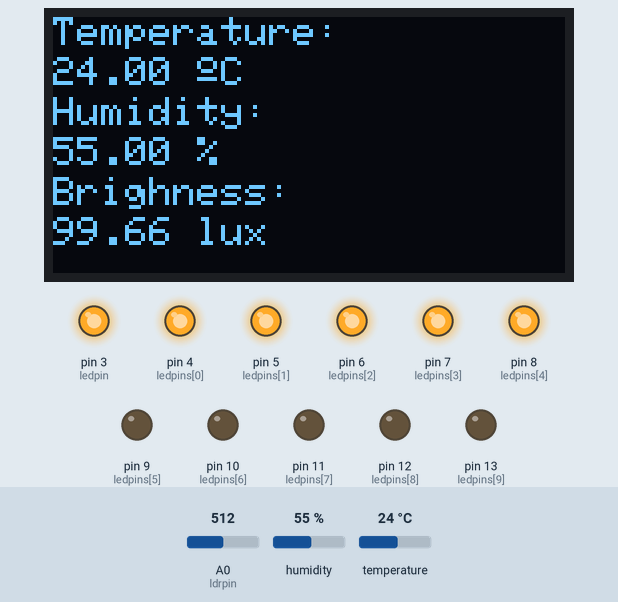
Bench run of a sketch on a simulated Arduino Uno, built with avr-gcc and run on an emulated ATmega328P. On the bench: 128×64 one-colour display, output pins drawn as LEDs (lit = HIGH). Inputs (shaded band) come from the test bench; at power-on: temperature 24 °C, A0 (ldrpin) = 512, humidity 55 %.

Above: at 7.6 s.
7.7 s: temperature set to 20.5 °C
At 12.7 s:
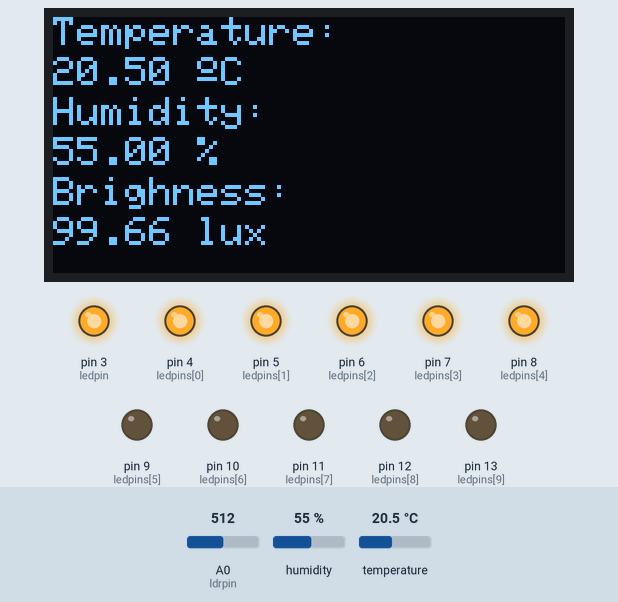
15.2 s: temperature set to 19.1 °C
At 18.0 s:
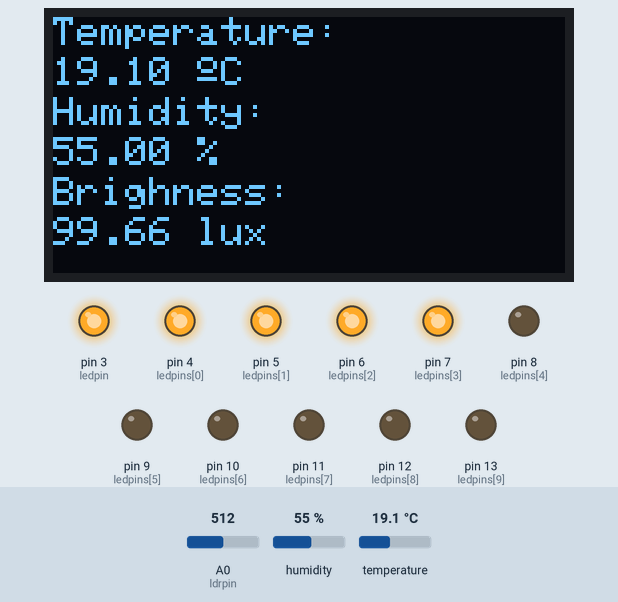
22.7 s: A0 (ldrpin) set to 334
At 28.5 s:
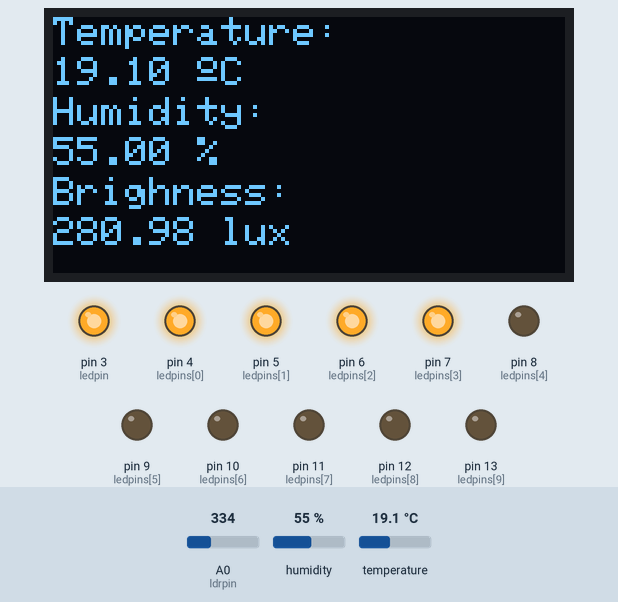
30.2 s: A0 (ldrpin) set to 309
At 32.6 s:
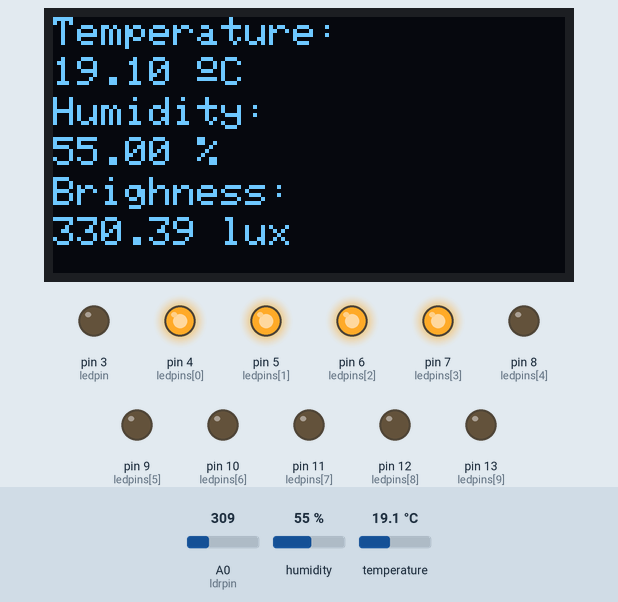
37.7 s: A0 (ldrpin) set to 0
At 43.1 s:
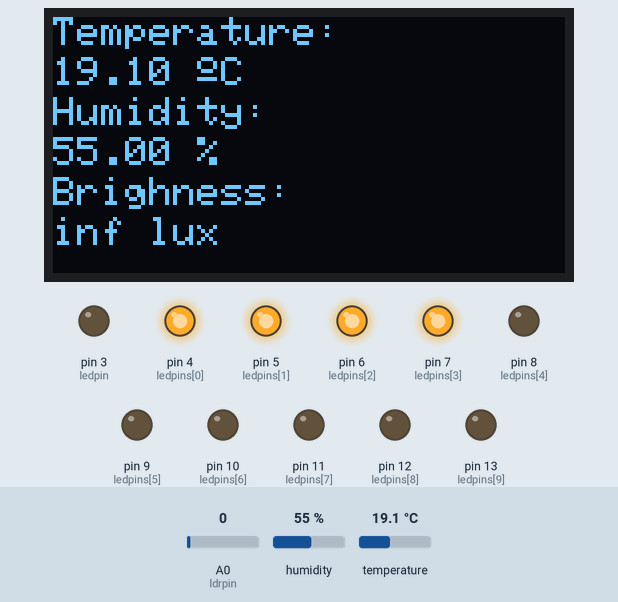
45.2 s: temperature set to 28 °C
At 48.4 s:
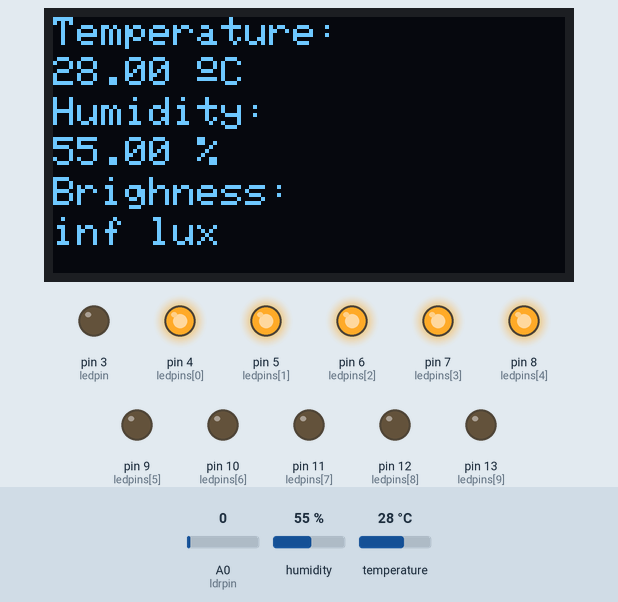
Timing chart, 0 to 49.9 s (numbered marks = the images above; inputs shaded):
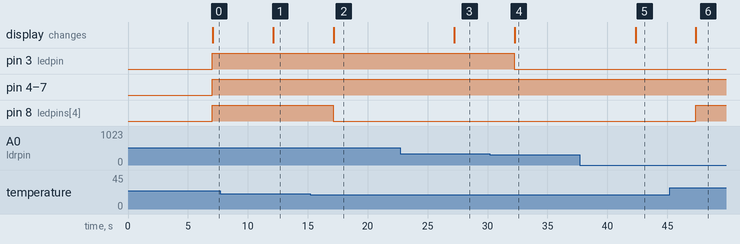

The sketch:

sketch.ino
```cpp
#include <Wire.h>
#include <Adafruit_SSD1306.h>
#include <Adafruit_GFX.h>
#include <DHT.h>
#include <Adafruit_Sensor.h>


#define SCREEN_WIDTH 128
#define SCREEN_HEIGHT 64

Adafruit_SSD1306 display(SCREEN_WIDTH, SCREEN_HEIGHT, &Wire,-1);


#define DHTPIN 2
#define DHTTYPE 22

DHT dht(DHTPIN, DHTTYPE);


const byte ldrpin = A0;
const float gamma = 0.7;
const float rl10 = 50;


#define ledpin 3


const int ledcount = 10;
int ledpins[] = {
  4,5,6,7,8,9,10,11,12,13
};

void setup() {
  Serial.begin(115200);

  dht.begin();

  if(!display.begin(SSD1306_SWITCHCAPVCC, 0x3C)) {
    Serial.println(F("SSD1306 allocation failed"));
    for(;;);
  }
  delay(2000);
  display.clearDisplay();
  display.setTextColor(WHITE);

  pinMode(ledpin, OUTPUT);

  for (int thisled = 0; thisled < ledcount; thisled++){
    pinMode(ledpins[thisled], OUTPUT);
  }
}

void loop() {
  delay(5000);

  //read temperature and humidity
  float t = dht.readTemperature();
  float h = dht.readHumidity();
  if (isnan(h) || isnan(t)) {
    Serial.println("Failed to read from DHT sensor!");
  }

  //read lux
  int analogValue = analogRead(ldrpin);
  float voltage = analogValue / 1024. * 5;
  float resistance = 2000 * voltage / (1 - voltage / 5);
  float lux = pow(rl10 * 1e3 * pow(10, gamma) / resistance, (1 / gamma));

  //clear display
  display.clearDisplay();

  // display temperature
  display.setTextSize(1);
  display.setCursor(0,0);
  display.print("Temperature: ");
  display.setTextSize(1);
  display.setCursor(0,10);
  display.print(t);
  display.print(" ");
  display.setTextSize(1);
  display.cp437(true);
  display.write(167);
  display.setTextSize(1);
  display.print("C");

  // display humidity
  display.setTextSize(1);
  display.setCursor(0, 20);
  display.print("Humidity: ");
  display.setTextSize(1);
  display.setCursor(0, 30);
  display.print(h);
  display.print(" %");

  // display lux
  display.setTextSize(1);
  display.setCursor(0,40);
  display.print("Brighness: ");
  display.setTextSize(1);
  display.setCursor(0,50);
  display.print(lux);
  display.print(" lux");

  // controlling led
  if (lux<=300) {
    digitalWrite(ledpin, HIGH);
  }
  else{
    digitalWrite(ledpin, LOW);
  }

  // controlling led strip
  int ledlevel = map(t, -40, 80, 0, ledcount);
  for (int thisled = 0; thisled<ledcount; thisled++){
    if (thisled<ledlevel){
      digitalWrite(ledpins[thisled], HIGH);
    }
    else{
      digitalWrite(ledpins[thisled], LOW);
    }
  }

  display.display();
}
```

Measured:
- the behaviour switches between 20 and 19.9 °C on temperature (found by bisection; images 1 and 2)
- the behaviour switches between 324 and 323 on A0 (ldrpin) (found by bisection; images 3 and 4)
- after the input at 7.7 s, the display: changes after 4.4 s (image 1)
- after the input at 15.2 s, pin 8 (ledpins[4]): HIGH → LOW after 1.9 s; the display: changes after 2.0 s (image 2)
- after the input at 22.7 s, the display: changes after 4.5 s (image 3)
- after the input at 30.2 s, pin 3 (ledpin): HIGH → LOW after 2.0 s; the display: changes after 2.1 s (image 4)
- after the input at 37.7 s, the display: changes after 4.6 s (image 5)
- after the input at 45.2 s, pin 8 (ledpins[4]): LOW → HIGH after 2.2 s; the display: changes after 2.2 s (image 6)
